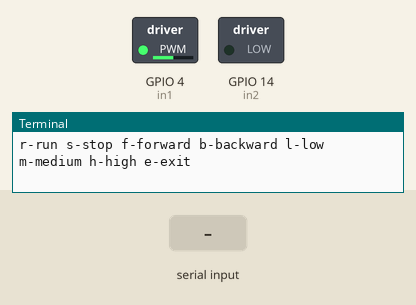
Bench run of a program on a simulated Raspberry Pi (BCM pin numbers). Shown: switched loads named in the program (green lamp = pin HIGH), the last lines printed to the terminal. The test bench sets the inputs (shaded band).

Above: at 1.2 s.
1.3 s: "b" typed at the terminal, then Enter
At 2.3 s:
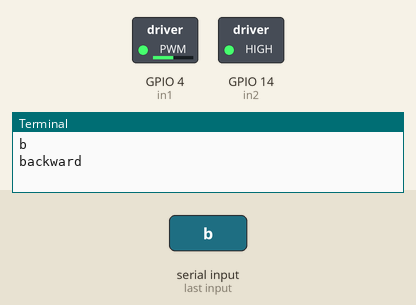
2.8 s: "l" typed at the terminal, then Enter
At 3.4 s:
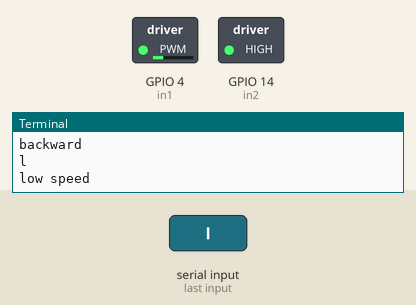
4.3 s: "s" typed at the terminal, then Enter
At 4.6 s:
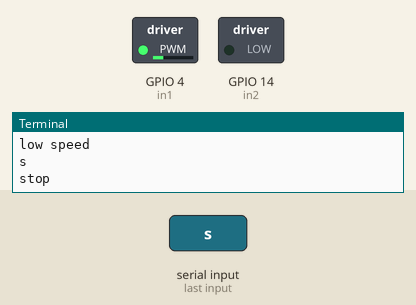
5.8 s: "m" typed at the terminal, then Enter
At 6.9 s:
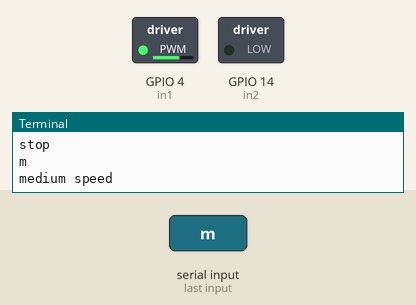
7.3 s: "r" typed at the terminal, then Enter
At 8.1 s:
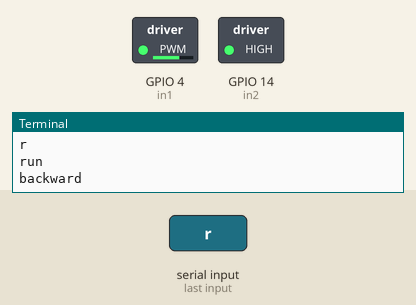
8.8 s: "h" typed at the terminal, then Enter
At 9.2 s:
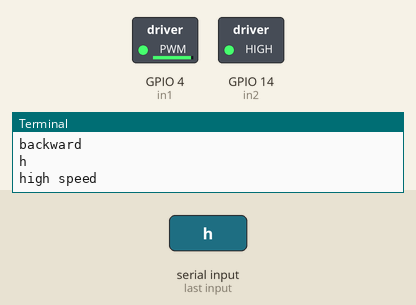
Timing chart, 0 to 11.3 s (numbered marks = the images above; inputs shaded):
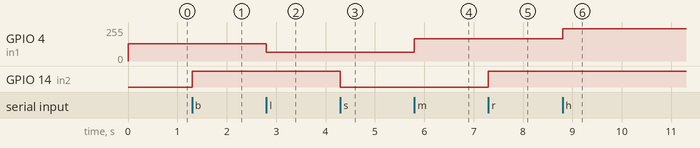

Measured:
- after the input at 1.3 s, GPIO 14 (in2): LOW → HIGH at once
- after the input at 2.8 s, GPIO 4 (in1): 128/255 → 64/255 at once
- after the input at 4.3 s, GPIO 14 (in2): HIGH → LOW at once
- after the input at 5.8 s, GPIO 4 (in1): 64/255 → 166/255 at once
- after the input at 7.3 s, GPIO 14 (in2): LOW → HIGH at once
- after the input at 8.8 s, GPIO 4 (in1): 166/255 → 242/255 at once

The program:

drv8871_v2.py
```python
import RPi.GPIO as GPIO #import RPi.GPIO module
from time import sleep

in1 = 4 #forward
in2 = 14 #backward
dc = 50 #default duty cycle
temp = 1

GPIO.setmode(GPIO.BCM) #braodcom soc channel: numbers after gpio
GPIO.setup(in1, GPIO.OUT) #set in1 as output
GPIO.setup(in2, GPIO.OUT) # set in2 as output
GPIO.output(in1, GPIO.LOW) # set in1 value to low
GPIO.output(in2, GPIO.LOW) # set in2 value to low
pwm1 = GPIO.PWM(in1, 1000) #set pwm signal and freq for in1
pwm2 = GPIO.PWM(in2, 1000) # set pwm signal and freq for in2


pwm1.start(dc) #start PWM
print("\n")
print("The default speed & direction of motor is Low & Forward")
print("r-run s-stop f-forward b-backward l-low m-medium h-high e-exit")

while(1):

	x=input()
	if x == 'r':
		print("run")
		if (temp == 1):
			GPIO.output(in1,GPIO.HIGH)
			GPIO.output(in2,GPIO.LOW)
			print("forward")
			x='z'
		else:
			GPIO.output(in1, GPIO.LOW)
			GPIO.output(in2, GPIO.HIGH)
			print("backward")
			x='z'

	elif x=='s':
		print("stop")
		GPIO.output(in1, GPIO.LOW)
		GPIO.output(in2, GPIO.LOW)

	elif x=='f':
		print("forward")
		GPIO.output(in1, GPIO.HIGH)
		GPIO.output(in2, GPIO.LOW)
		temp=1
		x='z'

	elif x=='b':
		print("backward")
		GPIO.output(in1, GPIO.LOW)
		GPIO.output(in2, GPIO.HIGH)
		temp=0
		x='z'

	elif x=='l':
		print("low speed")
		pwm1.ChangeDutyCycle(25)
		x='z'

	elif x=='m':
		print("medium speed")
		pwm1.ChangeDutyCycle(65)
		x='z'

	elif x=='h':
		print("high speed")
		pwm1.ChangeDutyCycle(95)
		x='z'

	elif x=='e':
		GPIO.cleanup()
		print("GPIO clean up")
		break

	else:
		print("<<<   Wrong Data   >>>")
		print("please enter the defined data to continue...")
```
